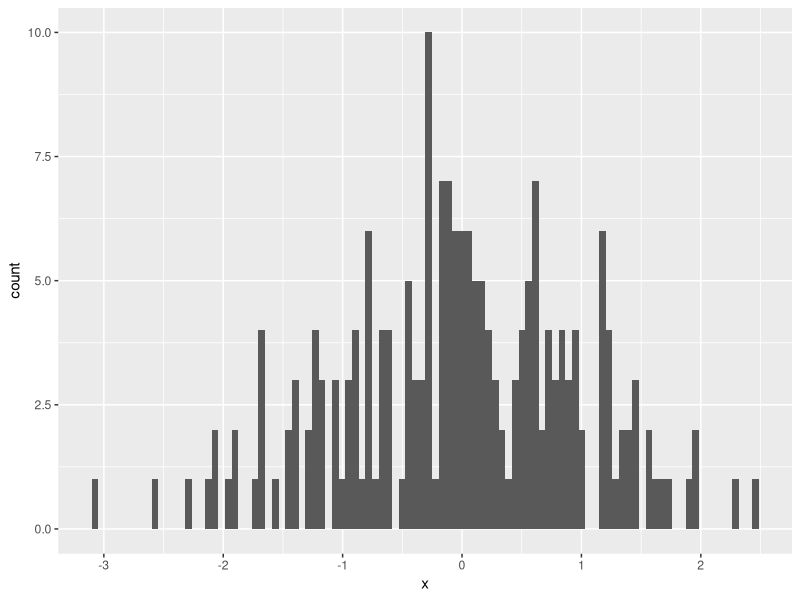
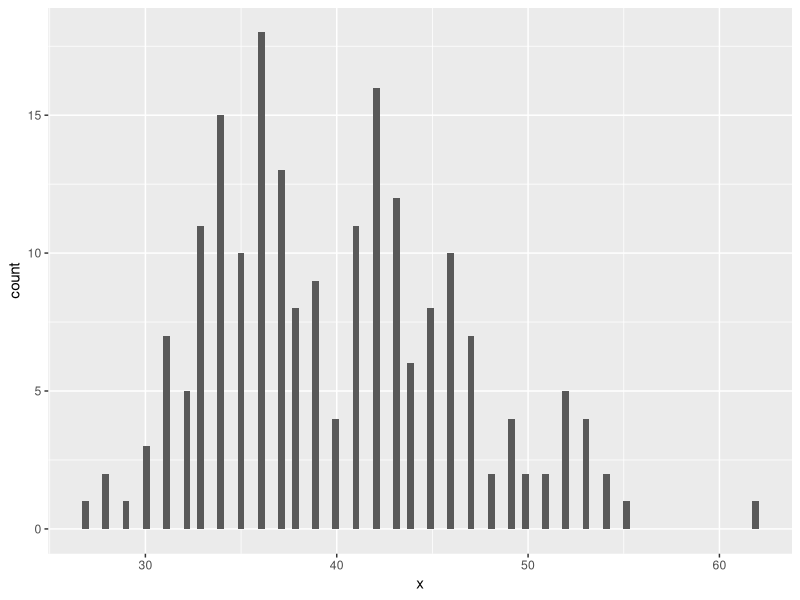
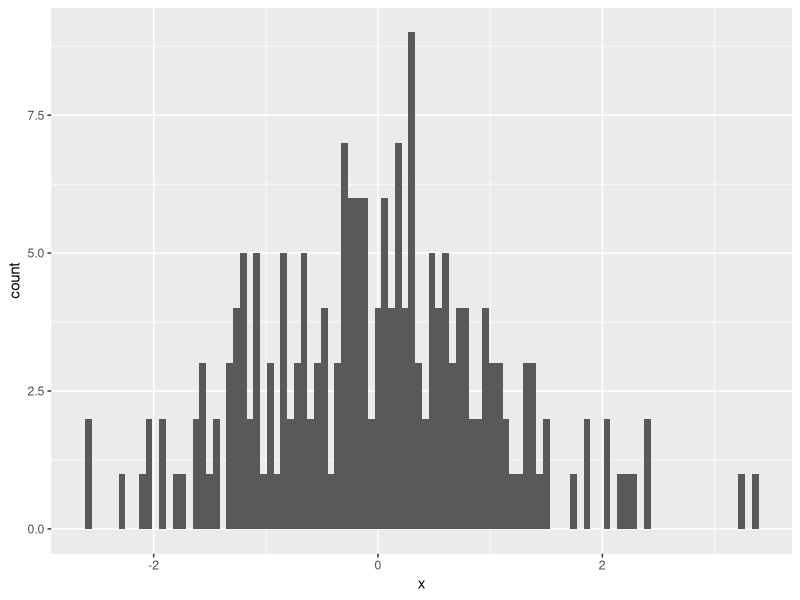
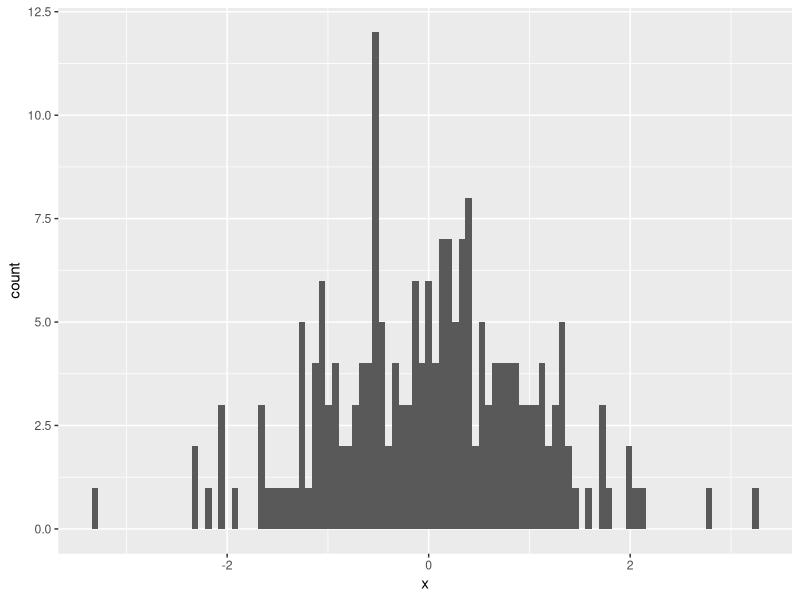
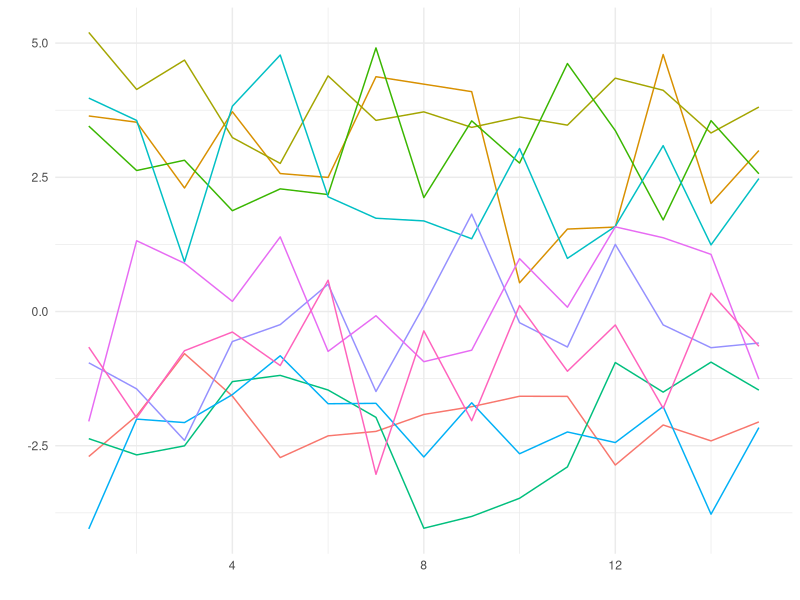

These charts were generated, in order, by the following R code:
## ---- chunk 1

# knitr::opts_chunk$set(eval = FALSE)

## ---- chunk 2
library(magrittr)
library(ggplot2)
tibble::tibble( x = rnorm(200) ) %>% 
  ggplot(aes(x = x)) + 
  geom_histogram(bins = 100)
## ---- chunk 3
y <- 5
x <- 3
x + y
## ---- chunk 4
tibble::tibble( x = rpois(200, 40) ) %>% 
  ggplot(aes(x = x)) + 
  geom_histogram(bins = 100)
## ---- chunk 5
tibble::tibble( x = rnorm(200) ) %>% 
  ggplot(aes(x = x)) + 
  geom_histogram(bins = 100)
## ---- chunk 6
library(magrittr)
library(ggplot2)
tibble::tibble( x = rnorm(200) ) %>% 
  ggplot(aes(x = x)) + 
  geom_histogram(bins = 100)
## ---- chunk 7
tibble::tibble(
  id = rep(1:10, each = 15) %>% as.character(),
  starting_point = rep(runif(10, min = -4, max = 4), each = 15),
  time = rep(1:15, times = 10),
  value = rnorm(15*10) + starting_point
) %>% 
  ggplot(aes(x = time, y = value, color = id)) + 
  geom_line(size = 0.5) +
  theme_minimal() +
  labs(x = '', y = '') +
  guides(color = FALSE) +
  theme_minimal()
